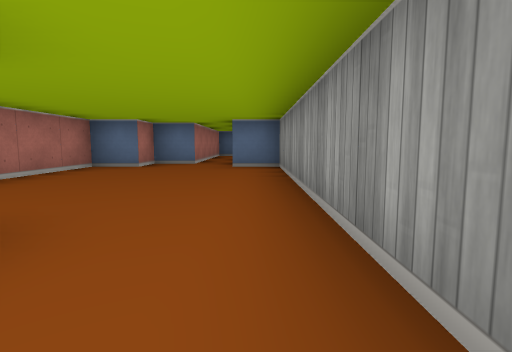
View 1 (above)

13 first-person views from a walk through a cub3D ray-caster map. The camera is about half as high as the walls, tilts 6° down and sees 80° across. The floor is counted in squares. Each view is taken from the middle of a square. On the plan, view 1 faces up. The plan holds only what a view shows up to about 9 squares ahead; the rest is blank.

View 2
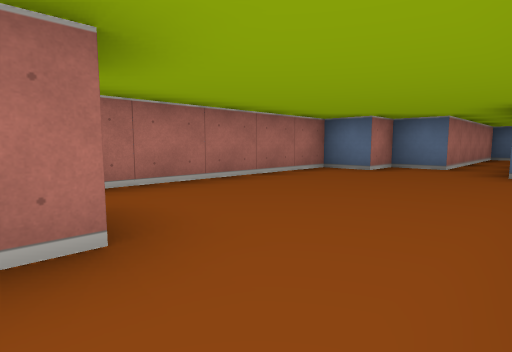

View 3
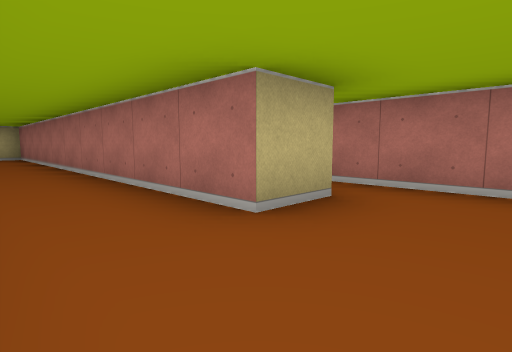

View 4
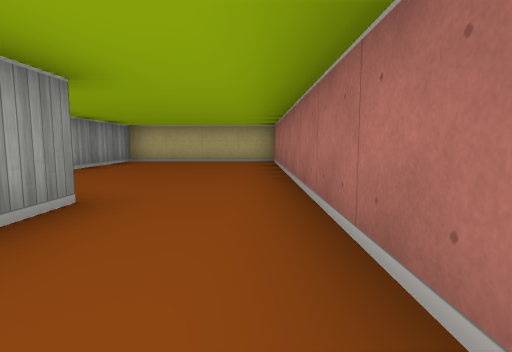

View 5
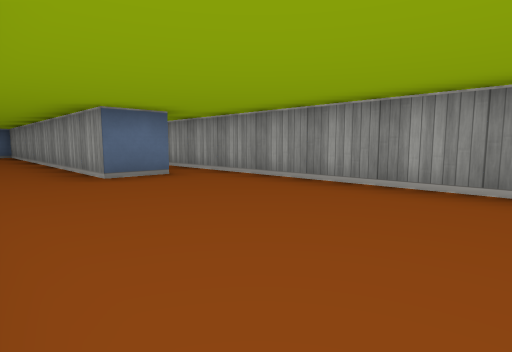

View 6
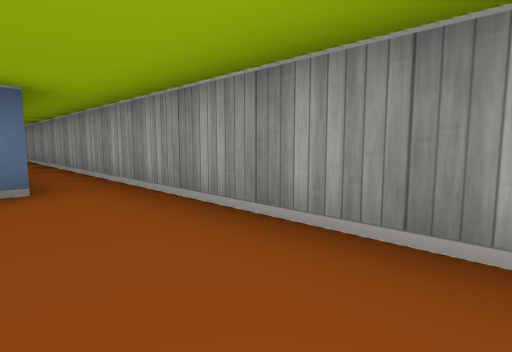

View 7
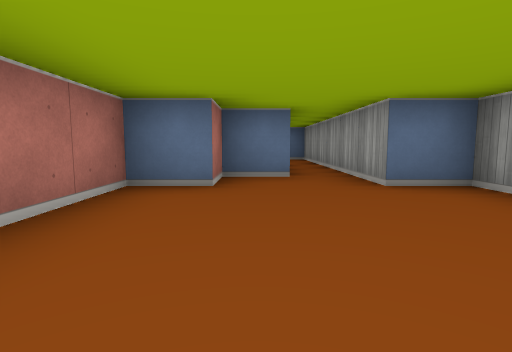

View 8
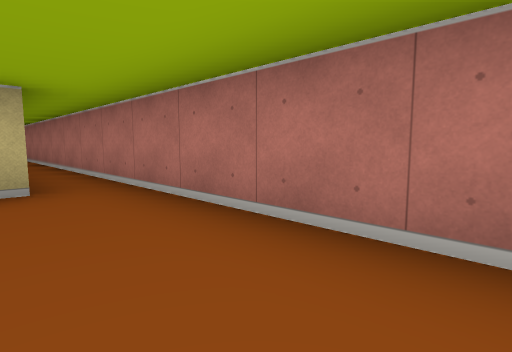

View 9
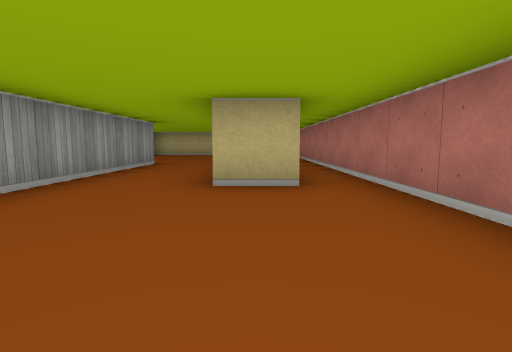

View 10
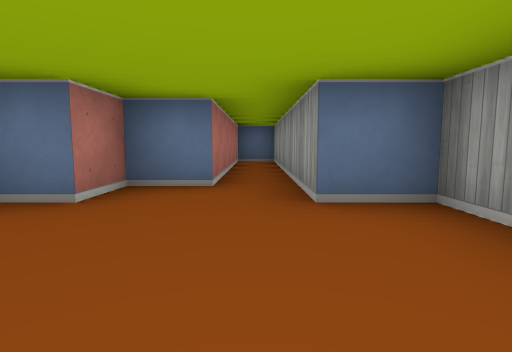

View 11
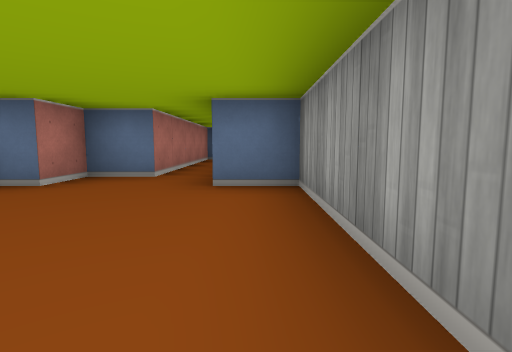

View 12
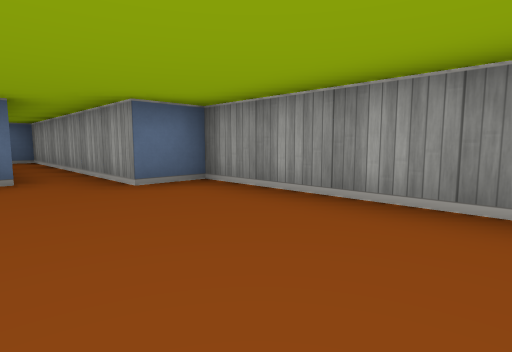

View 13
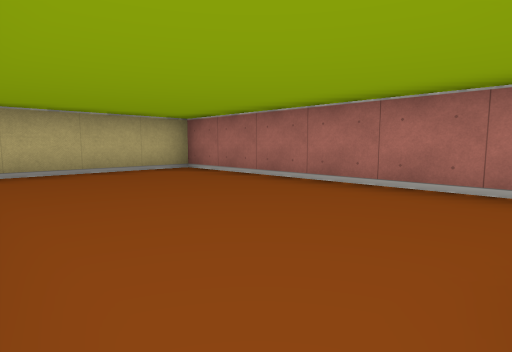

### Floor plan
Points are (right, up) in squares from view 1. A wall is a line through its corners. A room is listed if a view was taken in it or the views show most of it. See-through windows are left out.
Room 1 (views 1, 2, 4, 5, 6, 13)
walls: (-1.5, 1.5) (-1.5, -8.5) (2.5, -8.5) (2.5, 4.5); (1.6, -2.5) (0.5, -2.5) (0.5, 1.5)
ways out: opening at (-0.5, 2) to room 2
Room 2 (views 3, 7, 8, 9, 10, 11, 12)
walls: (-2.6, 1.5) (-1.5, 1.5); (0.5, 1.5) (0.5, 6.5) (-0.5, 6.5) (-0.5, 12.5) (-1.5, 12.5) (-1.5, 7.5) (-2.5, 7.5) (-2.5, 6.5) (-3.5, 6.5) (-3.5, -5.5)
ways out: opening at (-0.5, 2) to room 1

Positions as (right, up) in squares from view 1, and headings:
1: (0, 0), facing up
2: (0, 1), facing up-left
3: (0, 3), facing down-left
4: (-1, 0), facing down
5: (-1, -7), facing up-right
6: (1, -6), facing up-right
7: (-2, 3), facing up
8: (-2, 5), facing down-left
9: (-2, 5), facing down
10: (-1, 4), facing up
11: (0, 3), facing up
12: (-2, 3), facing up-right
13: (2, -3), facing down-left
